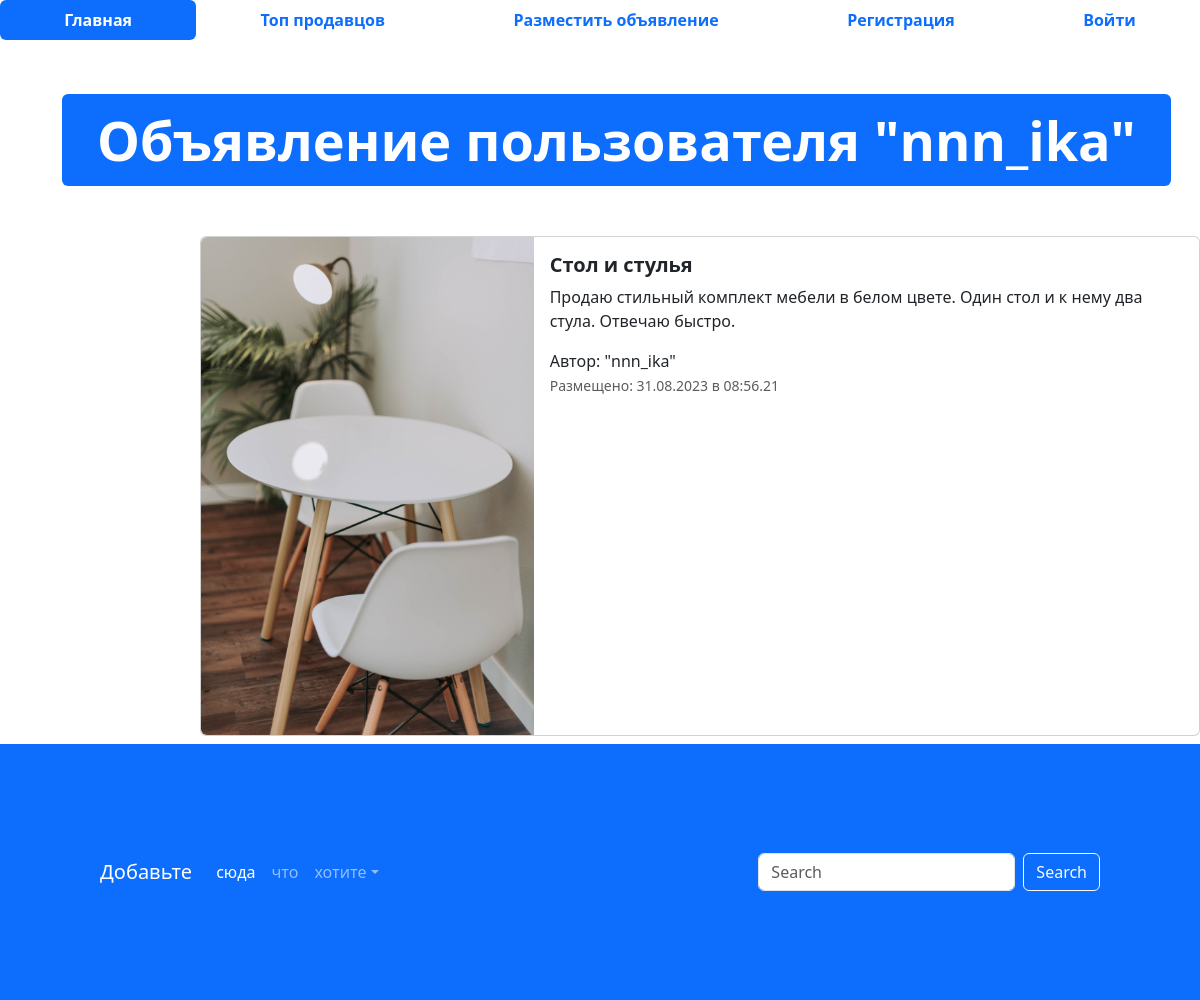
Page /advertisement/14 on the committed database.
### my_adverts/models.py (models this page shows, shortened)
class Advertisement(models.Model):
    title = models.CharField('Заголовок', max_length=128)
    description = models.TextField('Описание')
    price = models.DecimalField('Цена', max_digits=10, decimal_places=2)
    photo = models.ImageField('Изображение', upload_to='advertisement')
    created_at = models.DateTimeField('Создано', auto_now_add=True)
    updated_at = models.DateTimeField('Обновлено', auto_now=True)
    category = models.SmallIntegerField('Категория')
    location = models.CharField('Локация товара', max_length=225)
    auction = models.BooleanField('Торг', help_text='Отметьте, если торг уместен')
    user = models.ForeignKey(User, verbose_name='Автор', on_delete=models.CASCADE)
    class Meta:
        db_table = 'advertisements'
    @admin.display(description="Дата создания")
    def created_date(self):
        from django.utils import timezone
        if self.created_at == timezone.now().date():
            create_time = self.created_at.strftime('%H:%M.%S')
            return format_html('<span>Сегодня в {}</span>', create_time)
        date = self.created_at.strftime('%d.%m.%Y')
        time = self.created_at.strftime('%H:%M.%S')
        return format_html('<span>{} в {}</span>', date, time)

### my_adverts/views.py (the view)
# urls.py: path('advertisement/<int:pk>', advertisementDetails, name='advertisement_details'),
def advertisementDetails(request, pk):
    advertisement = Advertisement.objects.get(id=pk)
    context = {'advertisement' : advertisement}
    return render(request, 'adverts_app/advertisement.html', context)

### templates/adverts_app/advertisement.html (shortened to what this page needs)
{% extends 'base.html' %}
{% load static %}
{% block content %}
  <div class="container" style="margin: 50px;">
    <div class="display-2">
      <span class="badge bg-primary">Объявление пользователя "{{ advertisement.user }}"</span>
    </div>
  </div>
  <div class="col offset-2">
    <div class="card mb-2" style="max-width: 1200px; margin-top: 20px;">
      <div class="row g-0">
        <div class="col-md-4">
          <a href="#" class="nav-link">
            <img src="{% if advertisement.photo %} {{ advertisement.photo.url }} {% else %} {% static 'img/adv.png' %} {% endif %}" class="img-fluid rounded-start" alt="Card title">
          </a>
        </div>
        <div class="col">
          <div class="card-body">
            <h5 class="card-title">
              <a href="#" class="nav-link"><strong>{{ advertisement.title }}</strong></a>
            </h5>
            <p class="card-text">
              {{ advertisement.description }}
            </p>
            <span>Автор: "{{ advertisement.user }}"</span>
            <p class="card-text"><small class="text-muted">Размещено: {{ advertisement.created_date }}</small></p>
          </div>
        </div>
      </div>
    </div>
  </div>
{% endblock %}

### rows in the picture
Advertisement: user "nnn_ika", photo (picture), title "Стол и стулья", description "Продаю стильный комплект мебели в белом цвете. Один стол и к нему два стула. Отвечаю быстро.", created_date "31.08.2023 в 08:56.21"
